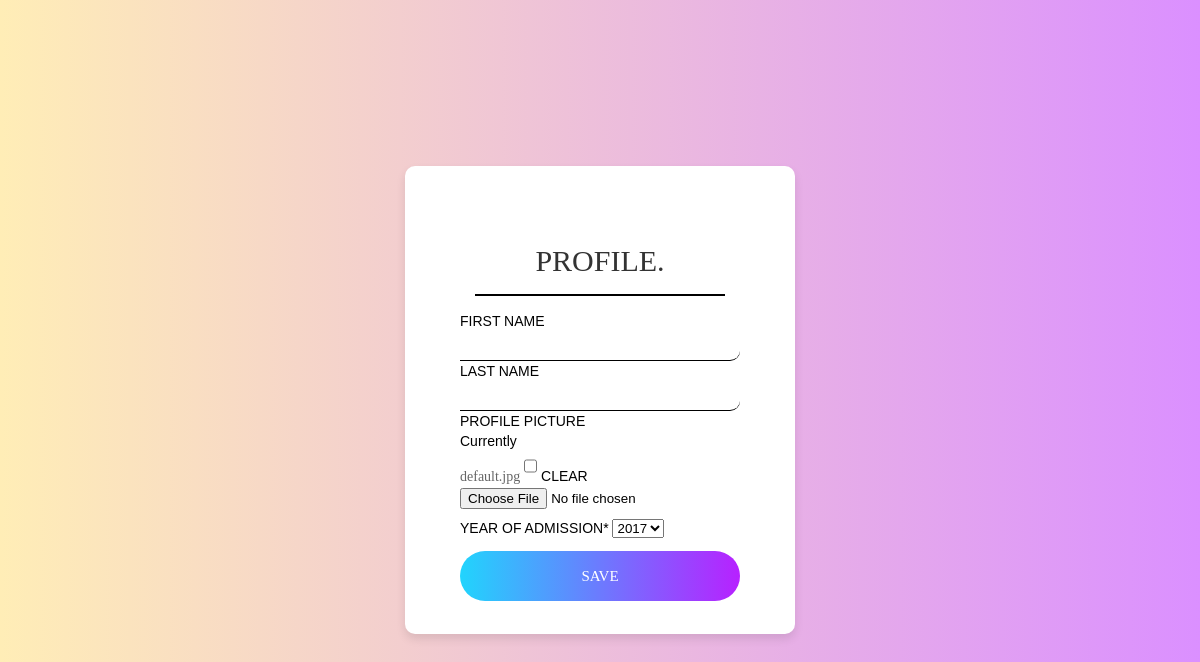
/profile/ (signed in), run on an earlier commit of the app's database.
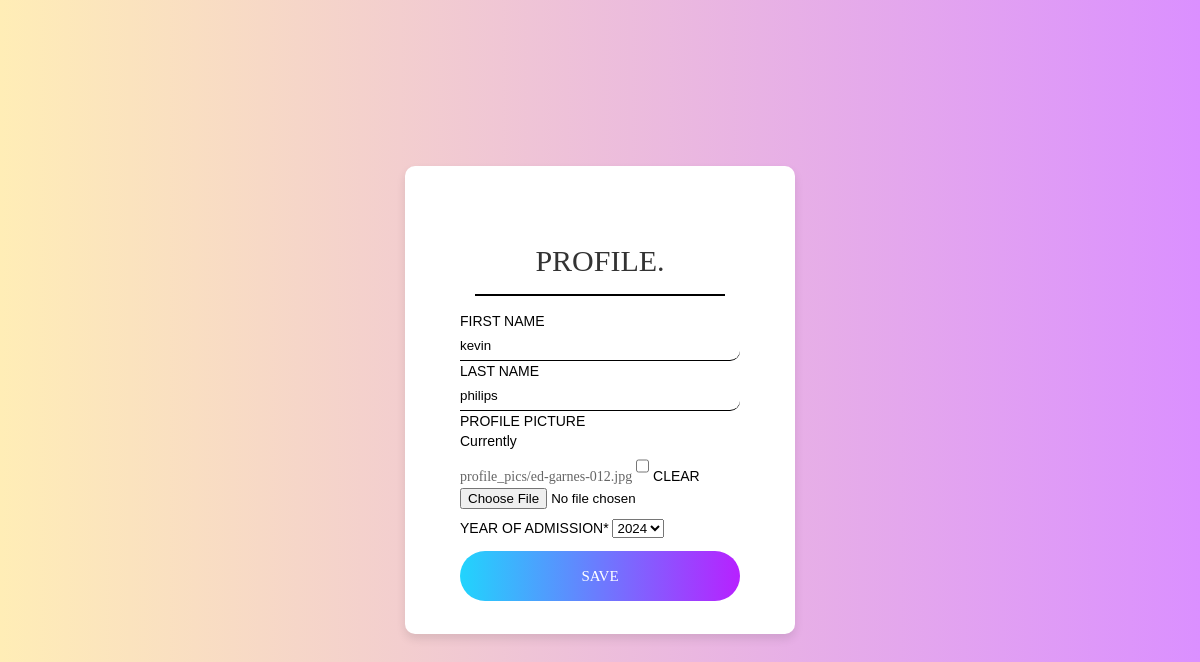
And on a later commit of the database.
### book/models.py (models this page shows, shortened)
class Student(models.Model):
    user = models.OneToOneField(User, on_delete=models.CASCADE, null=True)
    first_name = models.CharField(max_length=50, blank=True)
    last_name = models.CharField(max_length=50, blank=True)
    profile_picture = models.ImageField(upload_to='profile_pics', blank=True, null=True, default='default.jpg')
    year_of_admission = models.IntegerField(choices=[(year, year) for year in range(2017, datetime.date.today().year + 1)], default=2017)
    nick_name = models.CharField(max_length=50,blank=True)
    linkedin_url = models.URLField(blank=True)  # Use URLField instead of CharField for validation
    phone_regex = RegexValidator(regex=r"^\d{10,15}$", message="Phone number must be 10-15 digits.")
    phone_number = models.CharField(validators=[phone_regex], max_length=15, blank=True)
    instagram_handle = models.CharField(max_length=50, blank=True)  # Use "handle" for clarity
    can_post = models.BooleanField(default=False)
    accept_log = models.BooleanField(default=False)

### book/views.py (the view)
@lr
def profile_view(request):
    if request.method == 'POST':
        s_form = StudentUpdateForm(request.POST, request.FILES, instance=request.user.student)
        if s_form.is_valid():
            student = s_form.save()  # Update the existing student object
            message.append('Wait to be accepted into the system you would recievce an Email shortly')
            return redirect('message')
    else:
        s_form = StudentUpdateForm(instance=request.user.student)
    context = {'s_form': s_form}
    return render(request, 'profile.html', context)

### book/forms.py
class StudentUpdateForm(forms.ModelForm):
    class Meta:
        model=Student
        fields=['first_name','last_name','profile_picture','year_of_admission']

### book/templates/profile.html (shortened to what this page needs)
<!DOCTYPE html>
{% load crispy_forms_tags %}
<html lang="en">
  <head>
    {% load static %} {% include "head.html" %}
    <link rel="stylesheet" type="text/css" href="{% static 'css/login.css' %}" />
    <link
  rel="stylesheet"
  type="text/css"
  href="{% static 'css/post.css' %}"
/>
  </head>
  <body>
    <div class="limiter">
      <div class="container-login100">
        <div class="wrap-login100">
          <form class="login100-form validate-form" method="POST" action="{% url 'profile' %}" enctype='multipart/form-data'>
            <span class="login100-form-title p-b-26"> PROFILE. </span>
            <span class="error">
            </span>
            {{s_form|crispy}}
            <div class="container-login100-form-btn">
              <div class="wrap-login100-form-btn">
                <div class="login100-form-bgbtn"></div>
                <button class="login100-form-btn" type="submit">SAVE</button>
              </div>
            </div>
          </form>
        </div>
      </div>
    </div>
  </body>
</html>

### book/templates/head.html (shortened to what this page needs)
{% load static %} {% static "pic" as img_path %}
<link
  rel="stylesheet"
  type="text/css"
  href="{% static './css/material-design-iconic-font.min.css' %}"
/>
<link
  rel="stylesheet"
  href="https://cdnjs.cloudflare.com/ajax/libs/material-design-iconic-font/2.2.0/css/material-design-iconic-font.min.css"
/>
<link rel="stylesheet" type="text/css" href="{% static 'css/one.css' %}" />
<link rel="stylesheet" type="text/css" href="{% static 'css/anime.css' %}" />
<link
  rel="stylesheet"
  type="text/css"
  href="{% static 'css/animation.css' %}"
/>

### book/static/css/one.css (style rules this page uses)
* { margin: 0; padding: 0; box-sizing: border-box; }
body { font-family: "Platypi", serif; font-size: 14px; line-height: 20px; margin: 0; min-height: 100%; line-height: 20px; }
button { outline: none !important; border: none; background: 0 0; }
a { text-decoration: none; cursor: pointer; margin: 0; color: inherit; }

### book/static/css/animation.css (style rules this page uses)
:root { --animate-duration: 1s; --animate-delay: 1s; --animate-repeat: 1; }

### book/static/css/login.css (style rules this page uses)
* { margin: 0; padding: 0; box-sizing: border-box; }
body, html { height: 100%; font-family: Poppins-Regular, sans-serif; }
a { font-family: Poppins-Regular; line-height: 1.7; color: #666; margin: 0; transition: all 0.4s; -webkit-transition: all 0.4s; -o-transition: all 0.4s; -moz-transition: all 0.4s; }
input { outline: none; border: none; }
input::placeholder, textarea::placeholder { color: #ccc; }
button { outline: none !important; border: none; background: 0 0; }
.limiter { width: 100%; margin: 0 auto; }
.container-login100 { width: 100%; min-height: 100vh; display: -webkit-box; display: -webkit-flex; display: -moz-box; display: -ms-flexbox; display: flex; flex-wrap: wrap; justify-content: center; align-items: center; padding: 15px; background: linear-gradient(left, #ffc40e, #b721ff); background: -webkit-linear-gradient( left, rgba(255, 196, 14, 0.3), rgba(183, 33, 255, 0.5) ); }
.wrap-login100 { width: 390px; background: #fff; border-radius: 10px; overflow: hidden; padding: 77px 55px 33px; box-shadow: 0 5px 10px 0 rgba(0, 0, 0, 0.1); -moz-box-shadow: 0 5px 10px 0 rgba(0, 0, 0, 0.1); -webkit-box-shadow: 0 5px 10px 0 rgba(0, 0, 0, 0.1); -o-box-shadow: 0 5px 10px 0 rgba(0, 0, 0, 0.1); -ms-box-shadow: 0 5px 10px 0 rgba(0, 0, 0, 0.1); }
.login100-form { width: 100%; }
.login100-form-title { display: block; font-family: Poppins-Bold; font-size: 30px; color: #333; line-height: 1.2; text-align: center; text-transform: uppercase; }
.error { display: block; font-family: Poppins-Bold; font-size: 13px; color: #333; line-height: 1.2; text-align: center; border: 0.5px solid black; margin: 15px; }
.container-login100-form-btn { display: -webkit-box; display: -webkit-flex; display: -moz-box; display: -ms-flexbox; display: flex; flex-wrap: wrap; justify-content: center; padding-top: 13px; }
.wrap-login100-form-btn { width: 100%; display: block; position: relative; z-index: 1; border-radius: 25px; overflow: hidden; margin: 0 auto; }
.login100-form-bgbtn { position: absolute; z-index: -1; width: 300%; height: 100%; background: #a64bf4; background: -webkit-linear-gradient( right, #21d4fd, #b721ff, #21d4fd, #b721ff ); background: -o-linear-gradient(right, #21d4fd, #b721ff, #21d4fd, #b721ff); background: -moz-linear-gradient(right, #21d4fd, #b721ff, #21d4fd, #b721ff); background: linear-gradient(right, #21d4fd, #b721ff, #21d4fd, #b721ff); top: 0; left: -100%; -webkit-transition: all 0.4s; -o-transition: all 0.4s; -moz-transition: all 0.4s; transition: all 0.4s; }
.login100-form-btn { font-family: Poppins-Medium; font-size: 15px; color: #fff; line-height: 1.2; text-transform: uppercase; display: -webkit-box; display: -webkit-flex; display: -moz-box; display: -ms-flexbox; display: flex; justify-content: center; align-items: center; padding: 0 20px; width: 100%; height: 50px; }

### book/static/css/post.css (style rules this page uses)
.textinput { border-bottom: 0.5px solid black; border-bottom-right-radius: 10px; width: 100%; }
label { text-transform: uppercase; }
input { height: 30px; }

What changed in the data, as far as the page shows it:
removed Student: year_of_admission "2017"
added Student: first_name "kevin", last_name "philips", year_of_admission "2024"
Also different on the page:
text no longer shown: "FIRST NAME LAST NAME PROFILE PICTURE Currently default.jpg CLEAR YEAR OF ADMISSION *"
text now shown: "FIRST NAME LAST NAME PROFILE PICTURE Currently profile_pics/ed-garnes-012.jpg CLEAR YEAR OF ADMISSION *"
